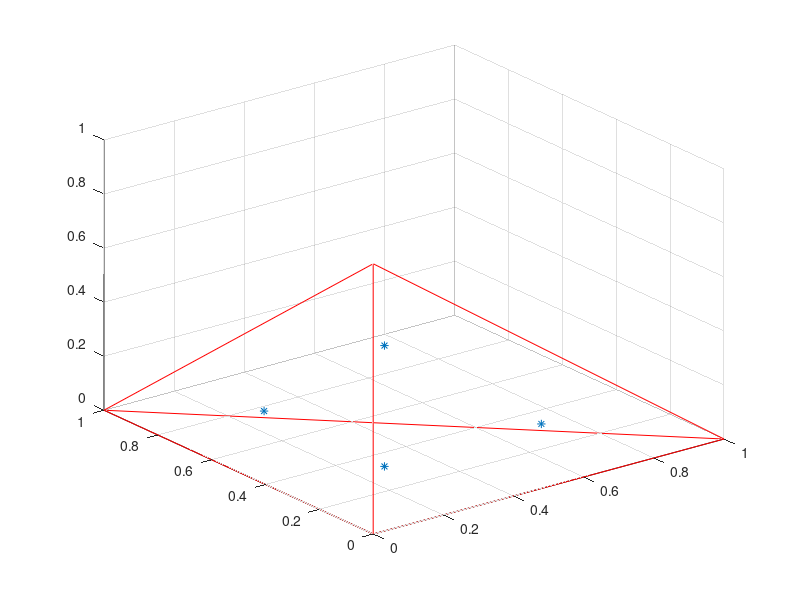

Write the MATLAB code that produced this figure.
clear

q2u = [[5.854101966249685e-01, ...
        1.381966011250105e-01, ...
        1.381966011250105e-01]; ...
       [1.381966011250105e-01, ...
        5.854101966249685e-01, ...
        1.381966011250105e-01]; ...
       [1.381966011250105e-01, ...
        1.381966011250105e-01, ...
        5.854101966249685e-01]; ...
       [1.381966011250105e-01, ...
        1.381966011250105e-01, ...
        1.381966011250105e-01]]';
points = [0,0,0;...
            0,0,1;...
            0,1,0;...
            1,0,0];
        
        

plot3(points([1,2],1),points([1,2],2),points([1,2],3),'r'); hold on
plot3(points([1,3],1),points([1,3],2),points([1,3],3),'r')
plot3(points([1,4],1),points([1,4],2),points([1,4],3),'r')
plot3(points([2,3],1),points([2,3],2),points([2,3],3),'r')
plot3(points([2,4],1),points([2,4],2),points([2,4],3),'r')
plot3(points([3,4],1),points([3,4],2),points([3,4],3),'r')

plot3(q2u(1,:),q2u(2,:),q2u(3,:),'*')
grid on



